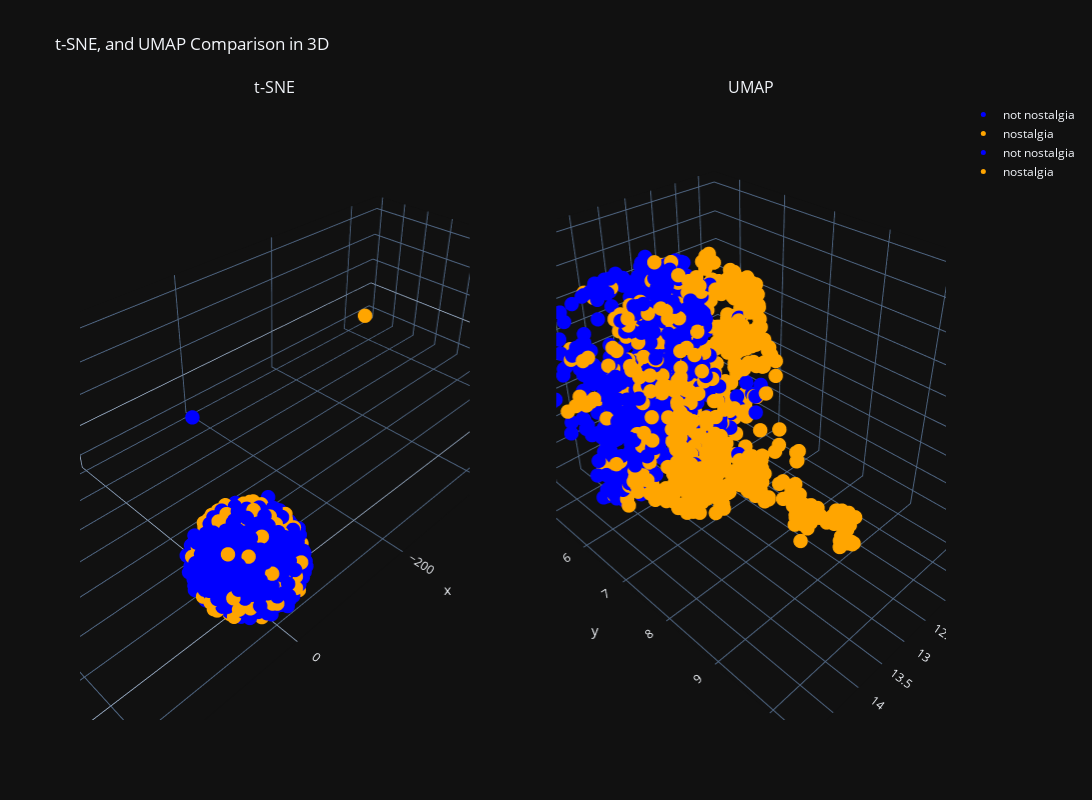

Notebook code for this chart:
### Code cell
# Answer here
import pandas as pd
import numpy as np
import plotly.graph_objs as go
from plotly.subplots import make_subplots
from sklearn.decomposition import PCA
from sklearn.manifold import TSNE
import umap

num = 3
X_pca_aug = PCA(n_components=num).fit_transform(augmented_df.values)
X_tsne_aug = TSNE(n_components=num).fit_transform(augmented_df.values)
X_umap_aug = umap.UMAP(n_components=num).fit_transform(augmented_df.values)

col = [ 'blue',  'orange']
categories = X['sentiment'].unique()

def create_3d_scatter(X_reduced, name, colors, categories):
    data = []
    for c, category in zip(colors, categories):
        indices = X['sentiment'] == category
        trace = go.Scatter3d(
            x=X_reduced[indices, 0],
            y=X_reduced[indices, 1],
            z=X_reduced[indices, 2],
            mode='markers',
            marker=dict(size=5, color=c),
            name=category
        )
        data.append(trace)
    return data

tsne_data = create_3d_scatter(X_tsne_aug, 't-SNE', col, categories)
umap_data = create_3d_scatter(X_umap_aug, 'UMAP', col, categories)

fig = make_subplots(
    rows=1, cols=2,
    specs=[[{'type': 'scatter3d'}, {'type': 'scatter3d'}]],
    subplot_titles=('t-SNE', 'UMAP')
)

for trace in tsne_data:
    fig.add_trace(trace, row=1, col=1)
for trace in umap_data:
    fig.add_trace(trace, row=1, col=2)

fig.update_layout(
    height=800, width=1800,
    title_text='t-SNE, and UMAP Comparison in 3D',
    template='plotly_dark'
)

fig.show()

### Figure 1 — Plotly figure (JSON) as saved in the notebook; plotly's stock layout.template omitted (floating-point values rounded to 4 significant figures; data arrays with more than 128 entries replaced by an {"elided": "..."} marker saying what was removed)
{"data": [{"marker": {"color": "blue", "size": 5}, "mode": "markers", "name": "not nostalgia", "scene": "scene", "type": "scatter3d", "x": {"elided": "749 float values"}, "y": {"elided": "749 float values"}, "z": {"elided": "749 float values"}}, {"marker": {"color": "orange", "size": 5}, "mode": "markers", "name": "nostalgia", "scene": "scene", "type": "scatter3d", "x": {"elided": "750 float values"}, "y": {"elided": "750 float values"}, "z": {"elided": "750 float values"}}, {"marker": {"color": "blue", "size": 5}, "mode": "markers", "name": "not nostalgia", "scene": "scene2", "type": "scatter3d", "x": {"elided": "749 float values"}, "y": {"elided": "749 float values"}, "z": {"elided": "749 float values"}}, {"marker": {"color": "orange", "size": 5}, "mode": "markers", "name": "nostalgia", "scene": "scene2", "type": "scatter3d", "x": {"elided": "750 float values"}, "y": {"elided": "750 float values"}, "z": {"elided": "750 float values"}}], "layout": {"annotations": [{"font": {"size": 16}, "showarrow": false, "text": "t-SNE", "x": 0.225, "xanchor": "center", "xref": "paper", "y": 1, "yanchor": "bottom", "yref": "paper"}, {"font": {"size": 16}, "showarrow": false, "text": "UMAP", "x": 0.775, "xanchor": "center", "xref": "paper", "y": 1, "yanchor": "bottom", "yref": "paper"}], "height": 800, "scene": {"domain": {"x": [0, 0.45], "y": [0, 1]}}, "scene2": {"domain": {"x": [0.55, 1], "y": [0, 1]}}, "title": {"text": "t-SNE, and UMAP Comparison in 3D"}, "width": 1800}}
